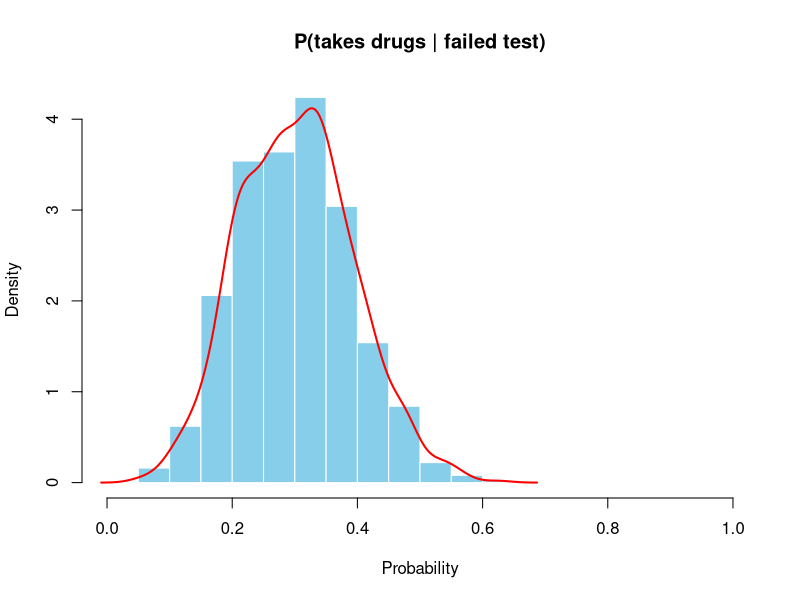
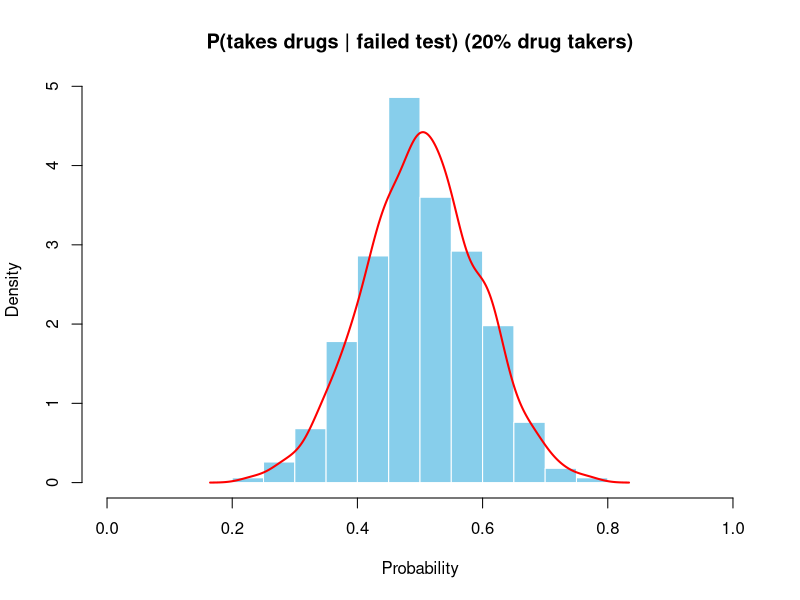
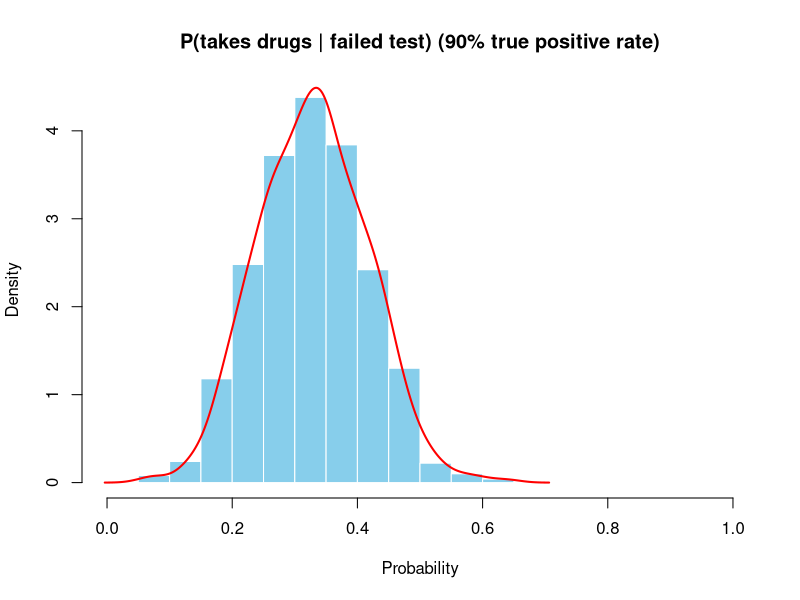
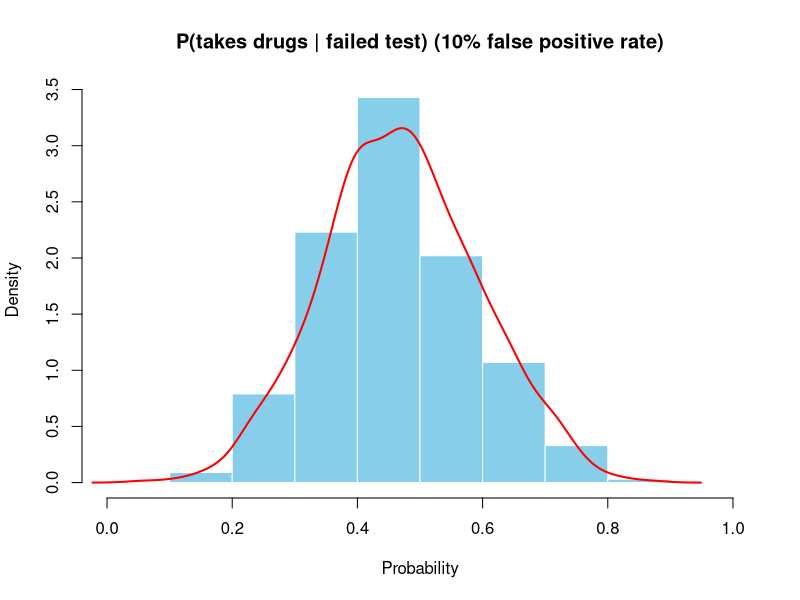
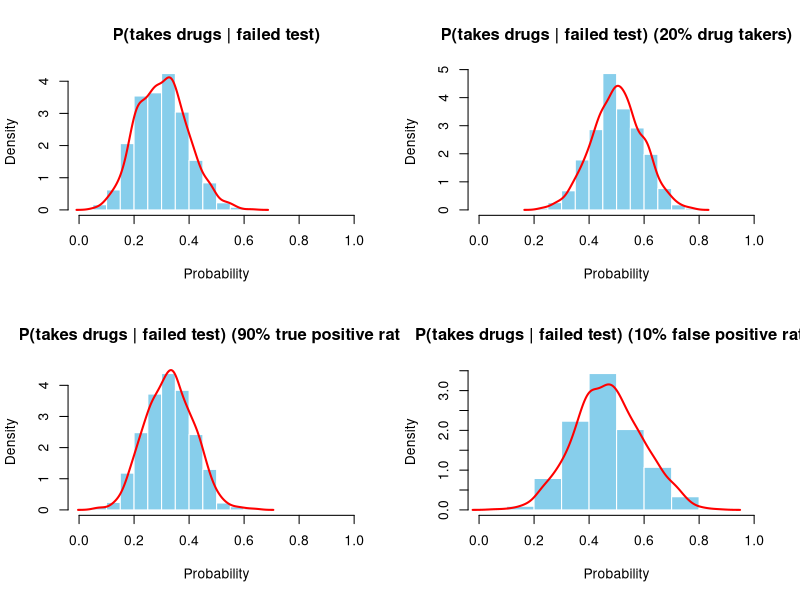
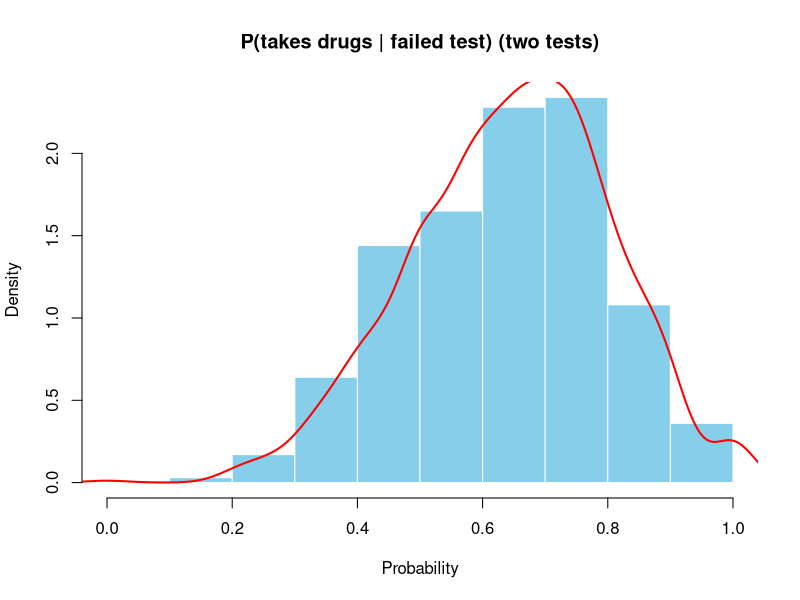
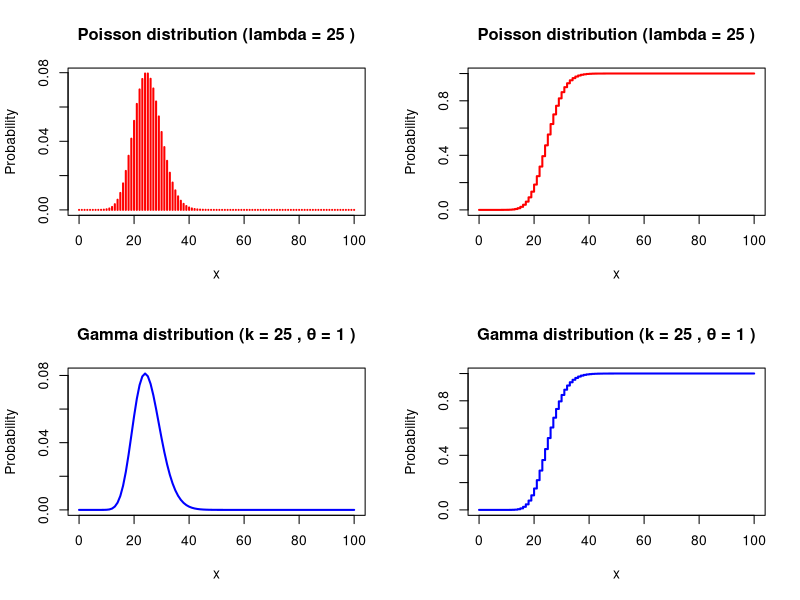
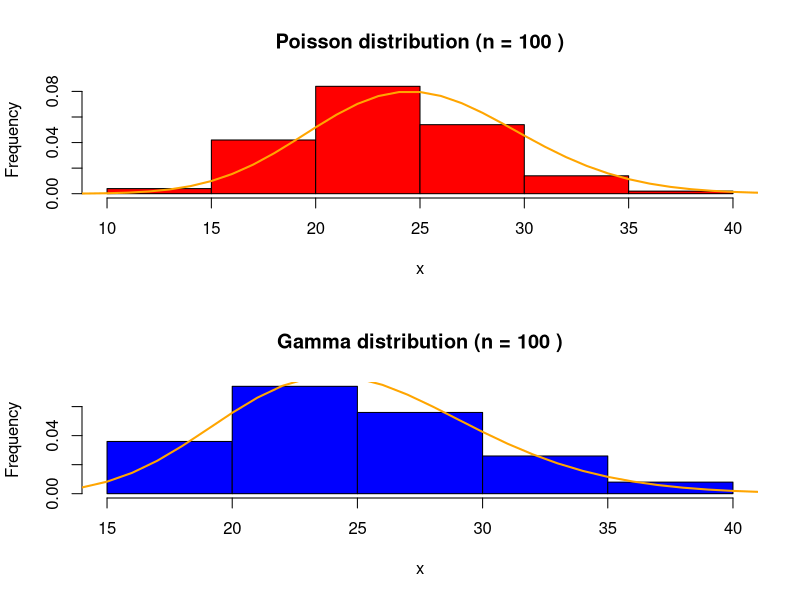

The R script that drew these images, in order:
## ---- chunk 1
knitr::opts_chunk$set(
  dev = "png",
  dpi = 300,
  cache = TRUE,
  fig.path = "plots/R/"
)
## ---- chunk 2
simulation <- function(
    n = 100,
    p_drug = 0.1,
    p_true_pos = 0.8,
    p_false_pos = 0.2,
    two_tests = FALSE) {
  # population of athletes
  drug <- runif(n) < p_drug
  # test results
  test <- runif(n)

  # simulate drug test
  # if drug taker and correctly identified or clean and incorrectly identified
  if (two_tests) {
    second_test <- runif(n)
    result <- (drug & test <= p_true_pos & second_test <= p_true_pos) |
      (!drug & test <= p_false_pos & second_test <= p_false_pos)
  } else {
    result <- (drug & test <= p_true_pos) | (!drug & test <= p_false_pos)
  }

  # calculate conditional probability of drug taking given failed test
  p_drug_fail <- sum(drug & result) / sum(result)

  return(p_drug_fail)
}

simulation()

plot_density <- function(simulations, main = "P(takes drugs | failed test)") {
  hist(simulations,
    main = main,
    freq = FALSE,
    xlab = "Probability",
    col = "skyblue",
    border = "white",
    xlim = c(0, 1)
  )
  lines(density(simulations),
    lwd = 2,
    col = "red"
  )
}
## ---- chunk 3
# repeat simulation 1000 times
simulations <- replicate(1000, simulation())

# plot histogram of simulated probabilities
plot_density(simulations)
## ---- chunk 4
# probability of drug taking in the population of athletes increased to 20%
p_drug_simulations <- replicate(1000, simulation(p_drug = 0.2))

# plot histogram of simulated probabilities
plot_density(p_drug_simulations,
  main = "P(takes drugs | failed test) (20% drug takers)"
)
## ---- chunk 5
# proportion of drug takers correctly identified by the test increased to 90%
p_true_pos_simulations <- replicate(1000, simulation(p_true_pos = 0.9))

# plot histogram of simulated probabilities
plot_density(p_true_pos_simulations,
  main = "P(takes drugs | failed test) (90% true positive rate)"
)
## ---- chunk 6
# false positive rate increased to 10%
p_false_pos_simulations <- replicate(1000, simulation(p_false_pos = 0.1))

# plot histogram of simulated probabilities
plot_density(p_false_pos_simulations,
  main = "P(takes drugs | failed test) (10% false positive rate)"
)
## ---- chunk 7
# compare the simulations
par(mfrow = c(2, 2))
plot_density(simulations, main = "P(takes drugs | failed test)")
plot_density(p_drug_simulations,
  main = "P(takes drugs | failed test) (20% drug takers)"
)
plot_density(p_true_pos_simulations,
  main = "P(takes drugs | failed test) (90% true positive rate)"
)
plot_density(p_false_pos_simulations,
  main = "P(takes drugs | failed test) (10% false positive rate)"
)
## ---- chunk 8
# repeat simulation 1000 times
simulations_two_tests <- replicate(1000, simulation(two_tests = TRUE))

# plot histogram of simulated probabilities
par(mfrow = c(1, 1))
plot_density(simulations_two_tests,
  main = "P(takes drugs | failed test) (two tests)"
)
## ---- chunk 9
# Bayes' Theorem
# P(takes drugs | failed test) = P(takes drugs and failed test) / P(failed test)

p_drug <- 0.1
p_true_pos <- 0.8
p_false_pos <- 0.2

print(paste(
  "P(takes drugs | failed test): ",
  p_drug * p_true_pos / (p_drug * p_true_pos + (1 - p_drug) * p_false_pos)
))
## ---- chunk 10
points <- seq(0, 100, by = 1)
par(mfrow = c(2, 2))

# Poisson distribution
lambda <- 25
poisson_pmf <- dpois(points, lambda = lambda)
plot(points, poisson_pmf,
  type = "h",
  lwd = 2,
  col = "red",
  xlab = "x",
  ylab = "Probability",
  main = paste("Poisson distribution (lambda =", lambda, ")")
)

poisson_cdf <- ppois(points, lambda = lambda)
plot(points, poisson_cdf,
  type = "s",
  lwd = 2,
  col = "red",
  xlab = "x",
  ylab = "Probability",
  main = paste("Poisson distribution (lambda =", lambda, ")")
)

# Gamma distribution
shape <- 25
scale <- 1
gamma_pdf <- dgamma(points, shape = shape, scale = scale)
plot(points, gamma_pdf,
  type = "l",
  lwd = 2,
  col = "blue",
  xlab = "x",
  ylab = "Probability",
  main = paste("Gamma distribution (k =", shape, ", θ =", scale, ")")
)

gamma_cdf <- pgamma(points, shape = shape, scale = scale)
plot(points, gamma_cdf,
  type = "s",
  lwd = 2,
  col = "blue",
  xlab = "x",
  ylab = "Probability",
  main = paste("Gamma distribution (k =", shape, ", θ =", scale, ")")
)
## ---- chunk 11
n <- 100

generate_distributions <- function(n, lambda, shape, scale) {
  # Poisson distribution
  poisson_rvs <- rpois(n, lambda = lambda)

  # Gamma distribution
  gamma_rvs <- rgamma(n, shape = shape, scale = scale)

  return(list(poisson_rvs = poisson_rvs, gamma_rvs = gamma_rvs))
}

distributions <- generate_distributions(n, lambda, shape, scale)
poisson_rvs <- distributions$poisson_rvs
gamma_rvs <- distributions$gamma_rvs
## ---- chunk 12

plot_distributions <- function(distributions, points, poisson_pmf, gamma_pdf) {
  n <- length(distributions$poisson_rvs)
  poisson_rvs <- distributions$poisson_rvs
  gamma_rvs <- distributions$gamma_rvs

  par(mfrow = c(2, 1))

  hist(poisson_rvs,
    freq = FALSE,
    col = "red",
    xlab = "x",
    ylab = "Frequency",
    main = paste("Poisson distribution (n =", n, ")")
  )
  # overlay true probability density function
  lines(points, poisson_pmf,
    lwd = 2,
    col = "orange"
  )

  hist(gamma_rvs,
    freq = FALSE,
    col = "blue",
    xlab = "x",
    ylab = "Frequency",
    main = paste("Gamma distribution (n =", n, ")")
  )
  # overlay true probability density function
  lines(points, gamma_pdf,
    lwd = 2,
    col = "orange"
  )
}

plot_distributions(distributions, points, poisson_pmf, gamma_pdf)
## ---- chunk 13

# Poisson distribution
poisson_mean <- lambda
poisson_variance <- lambda
print(paste("Poisson distribution: mean =", poisson_mean))
print(paste("Poisson distribution: variance =", poisson_variance))

# Gamma distribution
gamma_mean <- shape * scale
gamma_variance <- shape * scale^2
print(paste("Gamma distribution: mean =", gamma_mean))
print(paste("Gamma distribution: variance =", gamma_variance))
## ---- chunk 14
# Poisson distribution
poisson_mean_sample <- mean(poisson_rvs)
poisson_variance_sample <- var(poisson_rvs)
print(paste("Poisson distribution: sample mean =", poisson_mean_sample))
print(paste("Poisson distribution: sample variance =", poisson_variance_sample))

# Gamma distribution
gamma_mean_sample <- mean(gamma_rvs)
gamma_variance_sample <- var(gamma_rvs)
print(paste("Gamma distribution: sample mean =", gamma_mean_sample))
print(paste("Gamma distribution: sample variance =", gamma_variance_sample))
## ---- chunk 15
n_values <- c(200, 500, 1000)

for (n in n_values) {
  distributions <- generate_distributions(n, lambda, shape, scale)
  poisson_rvs <- distributions$poisson_rvs
  gamma_rvs <- distributions$gamma_rvs

  plot_distributions(distributions, points, poisson_pmf, gamma_pdf)

  print(paste("Poisson distribution (n =", n, "): sample mean =", mean(poisson_rvs)))
  print(paste("Poisson distribution (n =", n, "): sample variance =", var(poisson_rvs)))

  print(paste("Gamma distribution (n =", n, "): sample mean =", mean(gamma_rvs)))
  print(paste("Gamma distribution (n =", n, "): sample variance =", var(gamma_rvs)))
}
